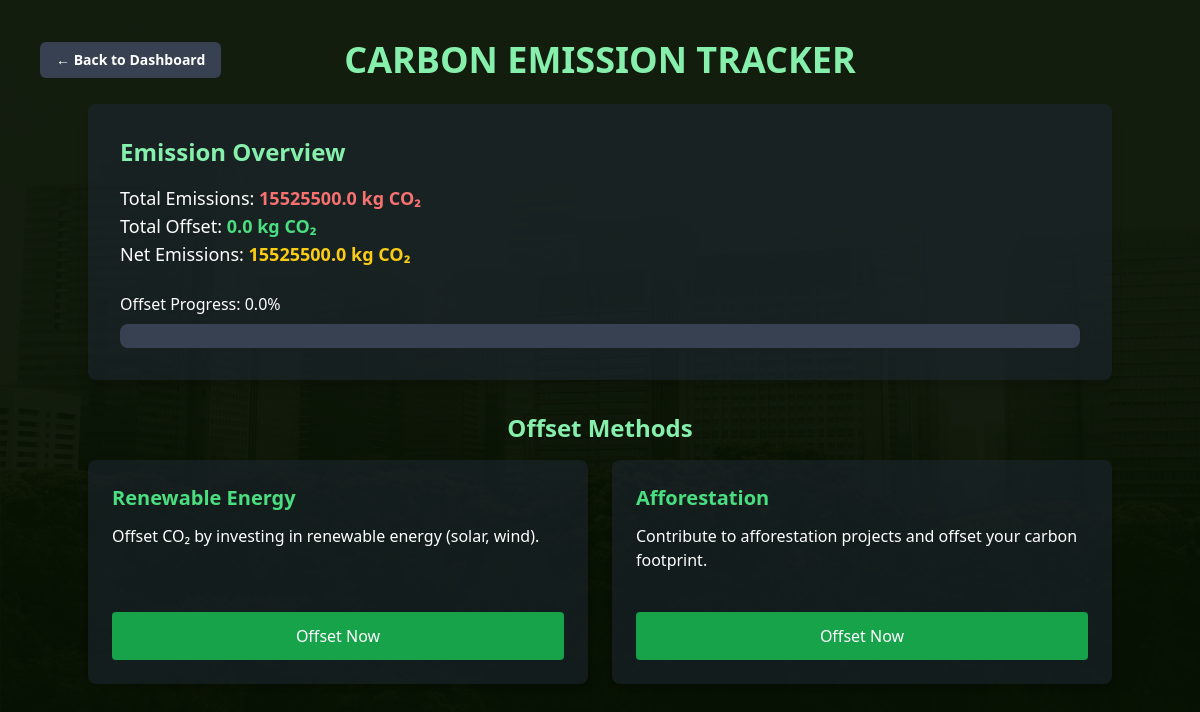
Page /offset-emissions (signed in) on the earlier database version.
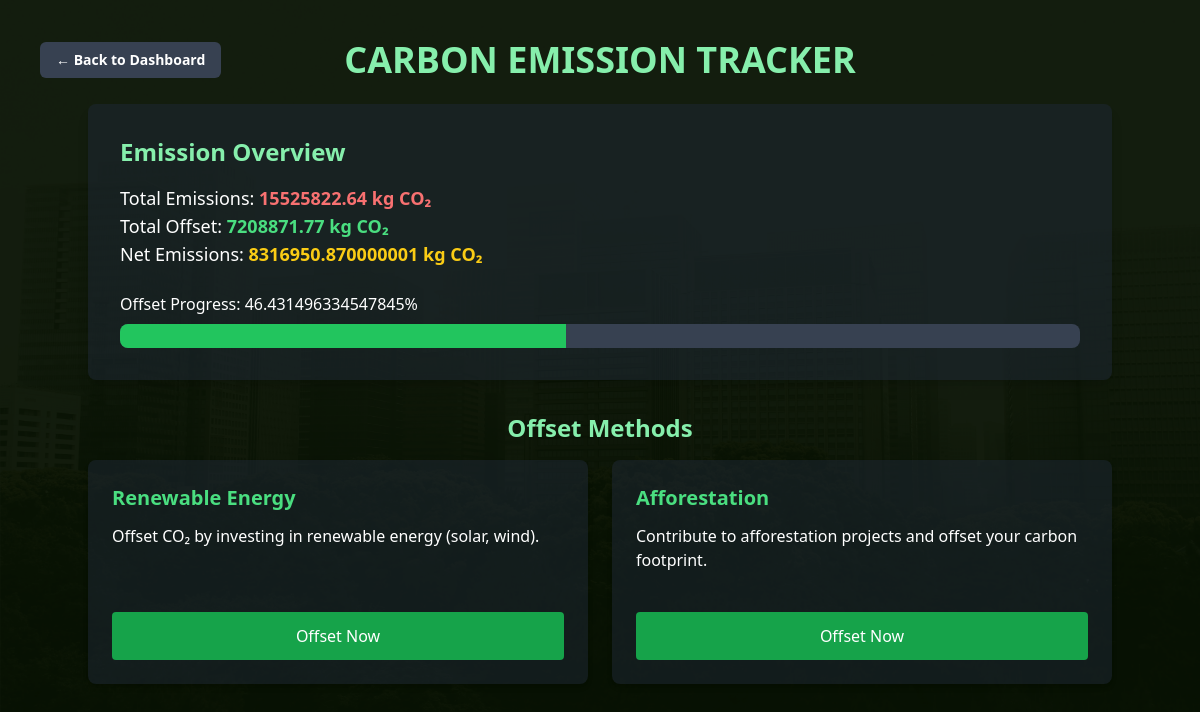
Same page on the later database version.
### app.py (models this page shows)
class User(db.Model, UserMixin):
    id = db.Column(db.Integer, primary_key=True)
    name = db.Column(db.String(35), unique=True, nullable=False)
    email = db.Column(db.String(35), unique=True, nullable=False)
    password = db.Column(db.String(200), nullable=False)
    total_emission = db.Column(db.Float, default=0.0)
    green_score = db.Column(db.Float, nullable=False, default=100.0)
    total_offset = db.Column(db.Float, default=0.0)
    net_emission = db.Column(db.Float, default=0.0)
    badges = db.Column(db.String(200), default="")
    def update_emission_and_score(self):
        self.total_offset = sum(offset.amount for offset in self.offsets)
        self.net_emission = max(0, self.total_emission - self.total_offset)
        self.green_score = max(0, 100 - (self.net_emission / 1000) * 100)
        db.session.commit()

### app.py (the view)
@app.route('/offset-emissions')
@login_required
def offset_emissions():
    current_user.update_emission_and_score()
    progress = min(100, (current_user.total_offset / current_user.total_emission) * 100) if current_user.total_emission > 0 else 0
    return render_template('offset-emissions.html',
                           total_emission=current_user.total_emission,
                           total_offset=current_user.total_offset,
                           net_emission=current_user.net_emission,
                           progress=progress)

### app.py (called while the page is built)
@login_manager.user_loader
def load_user(user_id):
    return User.query.get(int(user_id))

### templates/offset-emissions.html (shortened to what this page needs)
<!DOCTYPE html>
<html lang="en">
<head>
    <script src="https://cdn.tailwindcss.com"></script>
</head>
<body class="bg-[url('/static/bg2.png')] bg-cover bg-center min-h-screen text-white flex flex-col items-center p-10 min-h-screen">
    <div class="w-full max-w-5xl flex items-center mb-6">
        <a href="/dashboard" class="bg-gray-700 text-white font-bold px-4 py-2 rounded-md hover:bg-gray-900 transition text-sm absolute left-0 ml-10">
            ← Back to Dashboard
        </a>
        <h1 class="text-4xl font-bold text-green-300 uppercase mx-auto">Carbon Emission Tracker</h1>
    </div>
    <div class="bg-gray-800 bg-opacity-50 rounded-lg p-8 mb-8 w-full max-w-5xl shadow-lg">
        <h2 class="text-2xl font-semibold mb-4 text-green-300">Emission Overview</h2>
        <p class="text-lg">Total Emissions: <strong class="text-red-400">{{ total_emission }} kg CO₂</strong></p>
        <p class="text-lg">Total Offset: <strong class="text-green-400">{{ total_offset }} kg CO₂</strong></p>
        <p class="text-lg">Net Emissions: <strong class="text-yellow-400">{{ net_emission }} kg CO₂</strong></p>
        <div class="mt-6">
            <label class="text-md font-medium">Offset Progress: {{ progress }}%</label>
            <div class="w-full h-6 bg-gray-700 rounded-lg mt-2 overflow-hidden">
                <div class="h-full bg-green-500 transition-all duration-500" style="width: {{ progress }}%;"></div>
            </div>
        </div>
    </div>
    <h2 class="text-2xl font-semibold mb-4 text-green-300">Offset Methods</h2>
    <div class="grid grid-cols-2 gap-6 w-full max-w-5xl">
        <div class="bg-gray-800 bg-opacity-50 rounded-lg p-6 shadow-md flex flex-col justify-between h-56">
            <h3 class="text-xl font-semibold text-green-400">Renewable Energy</h3>
            <p class="text-md mt-3">Offset CO₂ by investing in renewable energy (solar, wind).</p>
            <a href="/offset/renewable" class="mt-auto bg-green-600 hover:bg-green-500 text-white py-3 px-5 rounded w-full text-center font-medium">
                Offset Now
            </a>
        </div>
        <div class="bg-gray-800 bg-opacity-50 rounded-lg p-6 shadow-md flex flex-col justify-between h-56">
            <h3 class="text-xl font-semibold text-green-400">Afforestation</h3>
            <p class="text-md mt-3">Contribute to afforestation projects and offset your carbon footprint.</p>
            <a href="/offset/afforestation" class="mt-auto bg-green-600 hover:bg-green-500 text-white py-3 px-5 rounded w-full text-center font-medium">
                Offset Now
            </a>
        </div>
    </div>
</body>
</html>

Differences in the rows shown:
changed User: total_emission "15525500.0" → "15525822.64"; total_offset "0.0" → "7208871.77"; net_emission "15525500.0" → "8316950.870000001"
Other differences:
{{ progress }}: "0.0" → "46.431496334547845"
